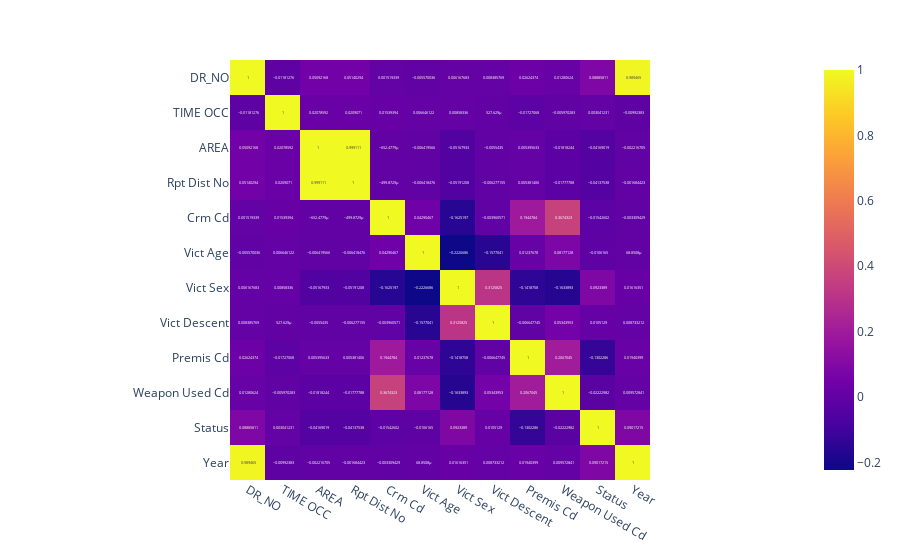

Notebook source saved alongside this figure:
### Code cell
px.imshow(cl_data.corr(numeric_only=True), text_auto=True)

### Figure 1 — Plotly figure (JSON) as saved in the notebook; plotly's stock layout.template omitted (floating-point values rounded to 4 significant figures; data arrays with more than 128 entries replaced by an {"elided": "..."} marker saying what was removed)
{"data": [{"coloraxis": "coloraxis", "hovertemplate": "x: %{x}<br>y: %{y}<br>color: %{z}<extra></extra>", "name": "0", "texttemplate": "%{z}", "type": "heatmap", "x": ["DR_NO", "TIME OCC", "AREA", "Rpt Dist No", "Crm Cd", "Vict Age", "Vict Sex", "Vict Descent", "Premis Cd", "Weapon Used Cd", "Status", "Year"], "xaxis": "x", "y": ["DR_NO", "TIME OCC", "AREA", "Rpt Dist No", "Crm Cd", "Vict Age", "Vict Sex", "Vict Descent", "Premis Cd", "Weapon Used Cd", "Status", "Year"], "yaxis": "y", "z": {"elided": "12x12 float values"}}], "layout": {"coloraxis": {"colorscale": [[0, "#0d0887"], [0.1111, "#46039f"], [0.2222, "#7201a8"], [0.3333, "#9c179e"], [0.4444, "#bd3786"], [0.5556, "#d8576b"], [0.6667, "#ed7953"], [0.7778, "#fb9f3a"], [0.8889, "#fdca26"], [1, "#f0f921"]]}, "margin": {"t": 60}, "xaxis": {"anchor": "y", "constrain": "domain", "domain": [0, 1], "scaleanchor": "y"}, "yaxis": {"anchor": "x", "autorange": "reversed", "constrain": "domain", "domain": [0, 1]}}}
